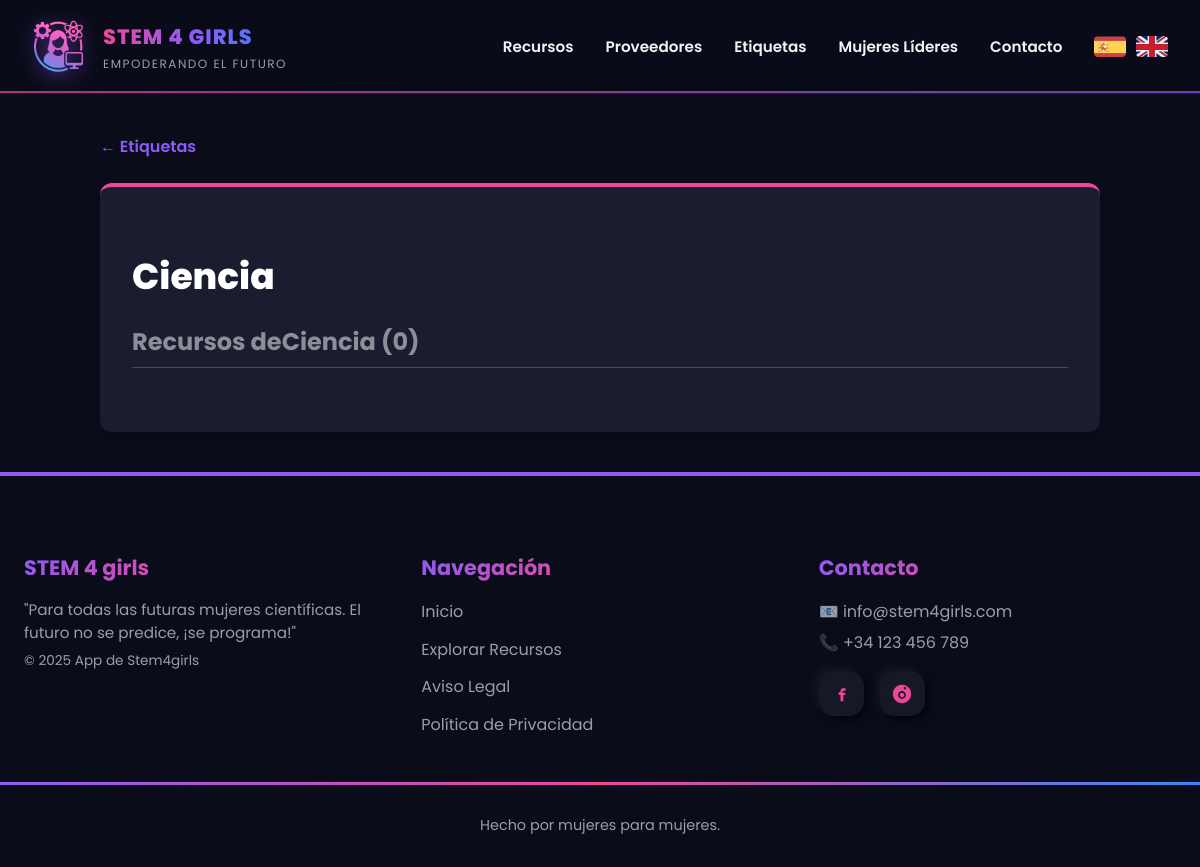
The app's page /tags/6/, older data.
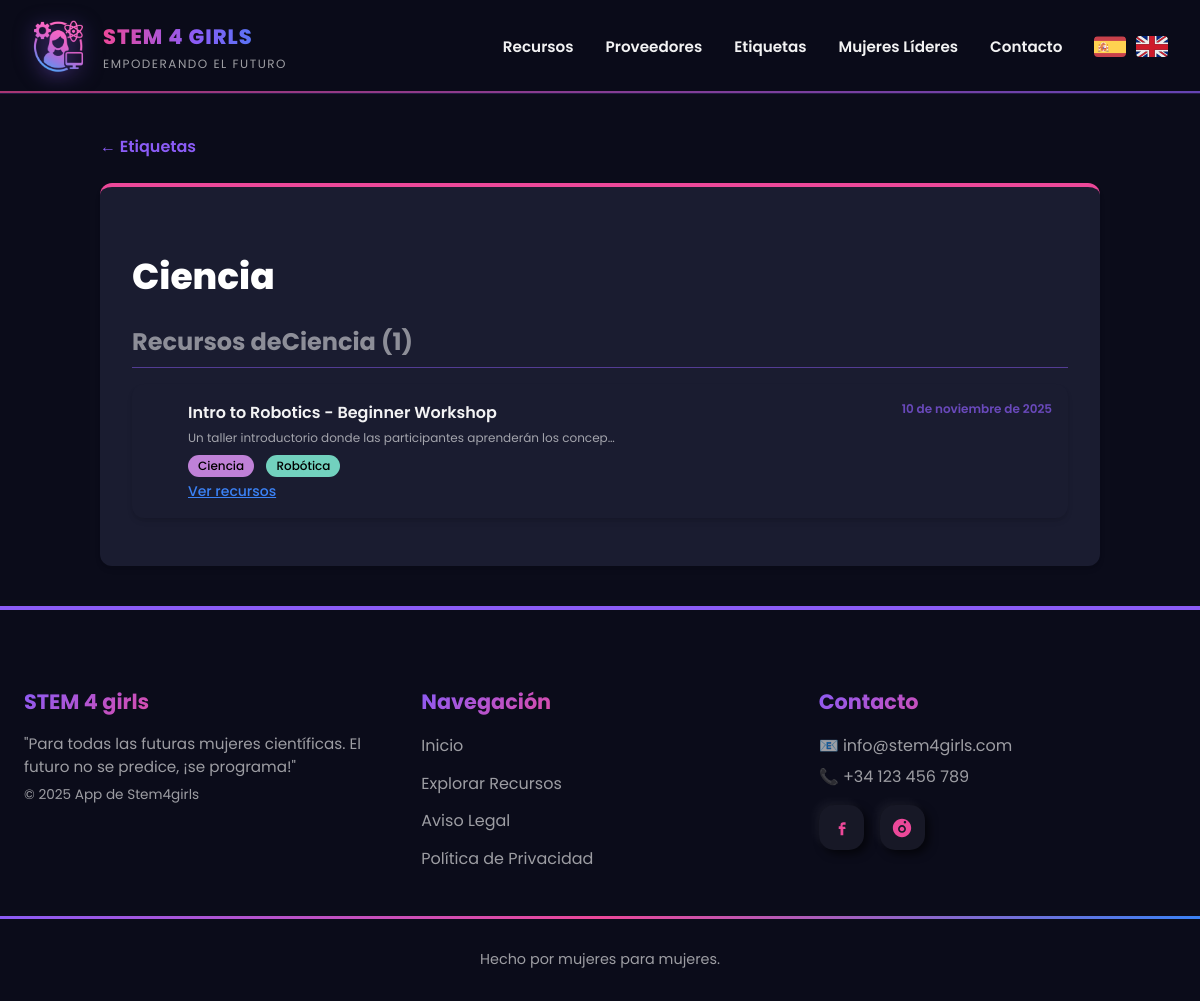
The same page, newer data.
### appstem4girls/models.py (models this page shows, shortened)
class Tag(models.Model):
    nombre = models.CharField(max_length=50)
    descripcion = models.TextField(blank=True)
    color_class = models.CharField(max_length=20, default='blue')

class Recurso(models.Model):
    titulo = models.CharField(max_length=200)
    descripcion = models.TextField()
    fecha_publicacion = models.DateField(auto_now_add=True)
    enlace = models.URLField(blank=True)
    proveedor = models.ForeignKey(Proveedor, on_delete=models.CASCADE, related_name='recursos')
    tags = models.ManyToManyField(Tag, related_name='recursos')
    imagen = models.ImageField(upload_to='images',blank=True,null=True,verbose_name='Image')

### appstem4girls/views.py (the view)
# urls.py: path('tags/<int:tag_id>/', views.detalle_tag, name='detalle_tag'),
def detalle_tag(request, tag_id):
    tag = get_object_or_404(Tag, id=tag_id)
    return render(request, 'detalle_tag.html', {'tag': tag})

### appstem4girls/templates/detalle_tag.html (shortened to what this page needs)
{% extends "base.html" %}
{% load static%}
{% load i18n %}
{% block extra_css %}
<link rel="stylesheet" href="{% static 'css/proveedores.css' %}">
{% endblock %}
{% block contenido %}
<section class="p-contenedor">
    <a href="{% url 'lista_tags' %}" class="lp-volver">&larr; {% trans "Volver a Etiquetas" %}</a>
    <div class="p-tarjeta">
        <h1>{{ tag.nombre }}</h1>
        <h2 class="lr-titulo">{% trans "Recursos de" %}{{ tag.nombre }} ({{ tag.recursos.count  }})</h2>
        {% if tag.recursos %}
            <ul class="lr">
                {% for recurso in tag.recursos.all %}
                    <li class="recurso">
                        <span class="r-fecha">{{ recurso.fecha_publicacion }}</span>
                        <div class="r.info">
                            <span class="r-titulo">{{ recurso.titulo }}</span>
                            <span class="r-descripcion">{{ recurso.descripcion|truncatechars:70 }}</span>
                            <div class="r-tags">
                                {% for tag in recurso.tags.all %}
                                    <a href="{% url 'detalle_tag' tag.id %}" class="tag {{ tag.color_class }}">
                                        {{ tag.nombre }}
                                    </a>
                                {% endfor %}
                            </div>
                        </div>
                        <a href="{% url 'detalle_recurso' recurso.id %}" class="r-link">
                           {% trans "Ver recurso" %}
                        </a>
                    </li>
                {% endfor %}
            </ul>
        {% else %}
            <p class="no-recursos">{% trans "Esta etiqueta aún no tiene recursos asociados." %}</p>
        {% endif %}
    </div>
</section>
{% endblock %}

Row changes from the older to the newer data that the page shows:
computed for Tag "Ciencia": recursos.count "0" → "1"
added Recurso: fecha_publicacion "10 de noviembre de 2025", titulo "Intro to Robotics - Beginner Workshop", descripcion "Un taller introductorio donde las participantes aprenderán los concep…", Tag (nombre "Ciencia")
now on this page (row edited): Tag: nombre "Robótica"
